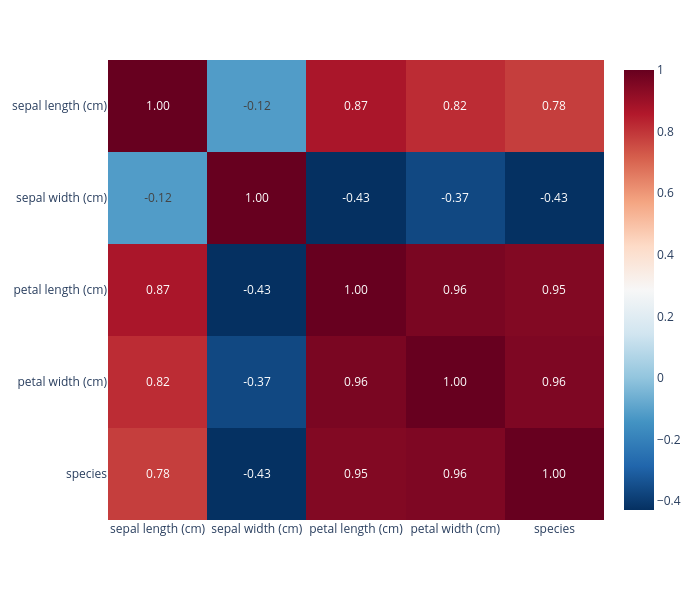

The cell this chart's notebook holds for it:
### Code cell
numeric_df = df.select_dtypes(include=['number'])
corr_matrix = numeric_df.corr()

fig = px.imshow(corr_matrix, text_auto='.2f', aspect="auto", color_continuous_scale='RdBu_r')

fig.update_layout(width=700, height=600)
fig.show()

### Figure 1 — Plotly figure (JSON) as saved in the notebook; plotly's stock layout.template omitted (floating-point values rounded to 4 significant figures)
{"data": [{"coloraxis": "coloraxis", "hovertemplate": "x: %{x}<br>y: %{y}<br>color: %{z}<extra></extra>", "name": "0", "texttemplate": "%{z:.2f}", "type": "heatmap", "x": ["sepal length (cm)", "sepal width (cm)", "petal length (cm)", "petal width (cm)", "species"], "xaxis": "x", "y": ["sepal length (cm)", "sepal width (cm)", "petal length (cm)", "petal width (cm)", "species"], "yaxis": "y", "z": [[1, -0.1176, 0.8718, 0.8179, 0.7826], [-0.1176, 1, -0.4284, -0.3661, -0.4267], [0.8718, -0.4284, 1, 0.9629, 0.949], [0.8179, -0.3661, 0.9629, 1, 0.9565], [0.7826, -0.4267, 0.949, 0.9565, 1]]}], "layout": {"coloraxis": {"colorscale": [[0, "rgb(5,48,97)"], [0.1, "rgb(33,102,172)"], [0.2, "rgb(67,147,195)"], [0.3, "rgb(146,197,222)"], [0.4, "rgb(209,229,240)"], [0.5, "rgb(247,247,247)"], [0.6, "rgb(253,219,199)"], [0.7, "rgb(244,165,130)"], [0.8, "rgb(214,96,77)"], [0.9, "rgb(178,24,43)"], [1, "rgb(103,0,31)"]]}, "height": 600, "margin": {"t": 60}, "width": 700, "xaxis": {"anchor": "y", "autorange": true, "domain": [0, 1], "range": [-0.5, 4.5], "type": "category"}, "yaxis": {"anchor": "x", "autorange": true, "domain": [0, 1], "range": [4.5, -0.5], "type": "category"}}}
